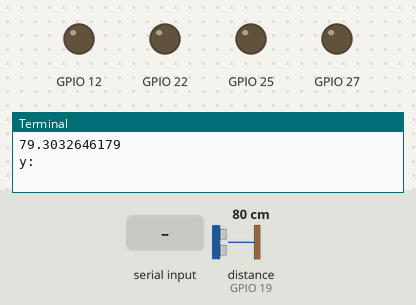
Simulated run of this program. Board: Raspberry Pi (BCM pin numbers). On the bench: output pins drawn as LEDs (lit = HIGH), the last lines printed to the terminal. The inputs (shaded band) are chosen by the test bench; at power-on: distance to the obstacle (sensor on GPIO 19) 80 cm. The echo pulse lasts 58.3 µs per cm; the clock reads 2024-03-15 10:24:30 at power-on unless the program sets it; pins used as bus, display or sensor lines are not drawn.

Above: at 1.2 s.
1.3 s: "w" typed at the terminal, then Enter
At 1.5 s:
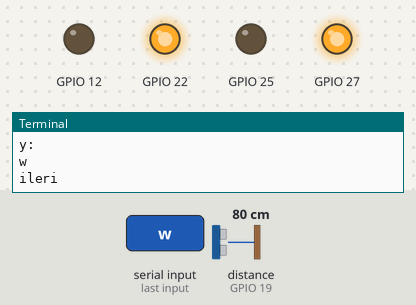
3.2 s: "s" typed at the terminal, then Enter
At 3.4 s:
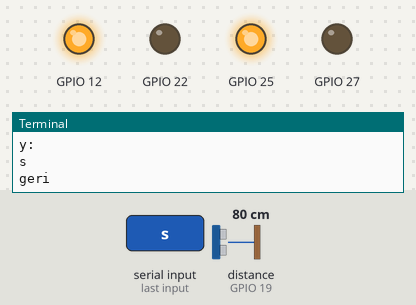
5.1 s: "a" typed at the terminal, then Enter
At 5.3 s:
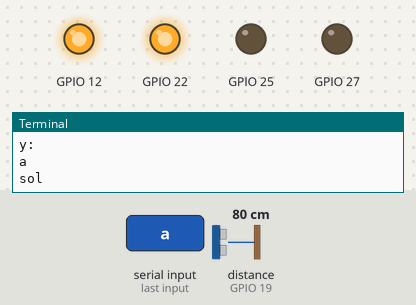
7.0 s: "d" typed at the terminal, then Enter
At 7.2 s:
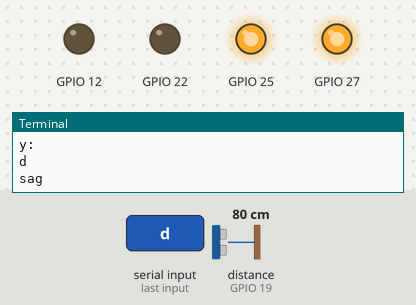
Timing chart, 0 to 10.0 s (numbered marks = the images above; inputs shaded):
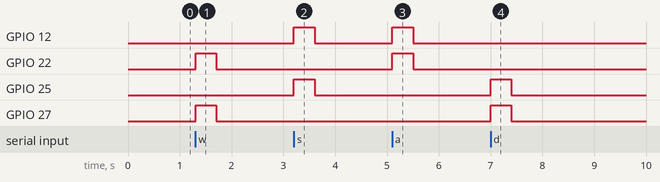

The program:

robot.py
```python
import RPi.GPIO as gpio
import time
from mesafe import distance

def init():
    gpio.setmode(gpio.BCM)
    gpio.setup(27,gpio.OUT)
    gpio.setup(12,gpio.OUT)
    gpio.setup(25,gpio.OUT)
    gpio.setup(22,gpio.OUT)

def ileri(tf):
    init()
    gpio.output(27,1)
    gpio.output(22,1)
    gpio.output(12,0)
    gpio.output(25,0)
    time.sleep(tf)
    gpio.cleanup()

def geri(tf):
    init()
    gpio.output(12,1)
    gpio.output(25,1)
    gpio.output(27,0)
    gpio.output(22,0)
    time.sleep(tf)
    gpio.cleanup()

def sol(tf):
    init()
    gpio.output(12,1)
    gpio.output(22,1)
    gpio.output(27,0)
    gpio.output(25,0)
    time.sleep(tf)
    gpio.cleanup()

def sag(tf):
    init()
    gpio.output(27,1)
    gpio.output(25,1)
    gpio.output(12,0)
    gpio.output(22,0)
    time.sleep(tf)
    gpio.cleanup()

while (True):
    dis = distance('cm')
    print dis
    y = raw_input("y:")
    time.sleep(0.003)
    if(y == "w"):
        print "ileri"
        ileri(0.4)
    elif(y == "s"):
        print "geri"
        geri(0.4)
    elif(y == "a"):
        print "sol"
        sol(0.4)
    elif(y == "d"):
        print "sag"
        sag(0.4)
    else:
        print "tkrr"
        pass
    if dis < 15:
        print "cok dar",dis
        geri(0.8)
        sag(0.5)
    elif dis < 25:
        print "dar",dis
        geri(0.6)
        sol(0.4)
    else:
         print "temiz"
#        ileri(0.4)
```

mesafe.py
```python
import RPi.GPIO as gpio
import time

def distance(measure='cm'):
    gpio.setmode(gpio.BCM)
    trig = 13
    echo = 19
    gpio.setup(trig,gpio.OUT)
    gpio.output(trig,0)
    gpio.setup(echo,gpio.IN)

    time.sleep(0.01)

    gpio.output(trig,1)
    time.sleep(0.00001)
    gpio.output(trig,0)

    while gpio.input(echo) == 0:
            pass
    start = time.time()

    while gpio.input(echo) == 1:
            pass
    stop = time.time()

    distance = (stop - start) * 17000

    gpio.cleanup()
    return distance

#print (distance('cm'))
```

Measured:
- after the input at 1.3 s, GPIO 22, GPIO 27: LOW → HIGH at once, → LOW 0.40 s later
- after the input at 3.2 s, GPIO 12, GPIO 25: LOW → HIGH at once, → LOW 0.40 s later
- after the input at 5.1 s, GPIO 12, GPIO 22: LOW → HIGH at once, → LOW 0.40 s later
- after the input at 7.0 s, GPIO 25, GPIO 27: LOW → HIGH at once, → LOW 0.40 s later
